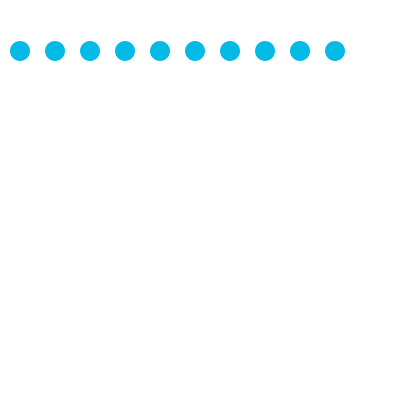
Frame 1 (no input)
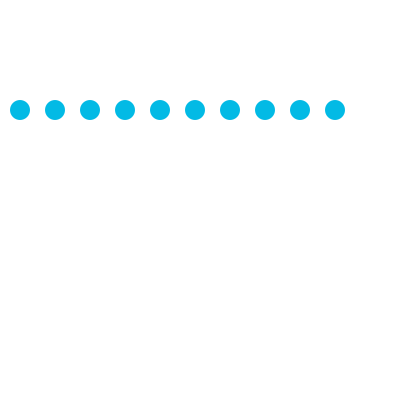
Frame 60 (the mouse pressed at the canvas centre just before this capture)
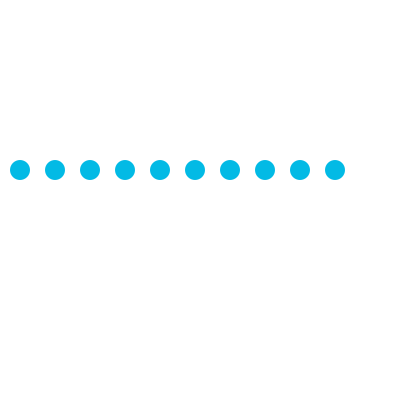
Frame 120 (the mouse held since frame 60 and released just before this capture)

The Processing sketch that drew these frames (run headless with seeded random() and noise(); from frame 60 on, the mouse is pressed at the canvas centre):

// Processing sketch: processing_105911
// ── processing_105911.pde

int number=10;
int[] balls= new int[number];
int ypos=height/2;
int direction=1;

void setup () {
  size(400, 400);
  smooth();
  noStroke();

  //this sets the value of each feild in the array
  for (int i=0; i<number;i++) {
    balls[i]=35*i+20;
  }
}

void draw() {
  background(255);
  fill(2,186,229);
  ypos+=direction;
  //this sets the direction of the balls
  if (ypos>=height || ypos<=0) {
    direction=(direction*-1);
  }

  //this draws the balls
  for (int i=0; i<number; i++) {
    ellipse(balls[i], ypos, 20, 20);
  }
}
